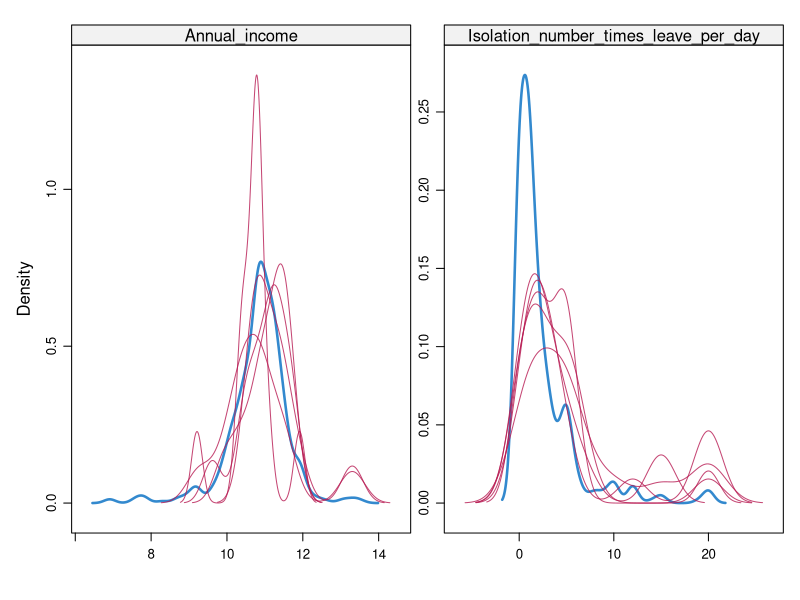

R code for this plot:
## ---- chunk 1
knitr::opts_chunk$set(echo = TRUE)

library(tidyverse)
library(stringr)
library(mice)

timeone <- read_csv("Sheet 1-Table 1-1.csv")
## ---- chunk 2
# State Variable 
timeone_clean <- timeone %>% 
  mutate(State = tolower(State)) %>% 
  mutate(State = recode(State, 
                           "alabama" = "AL",
                           "alaska" = "AK",
                           "arizona" = "AZ",
                           "arkansas" = "AR",
                           "california" = "CA",
                           "colorado" = "CO",
                           "connecticut" = "CT",
                           "delaware" = "DE",
                           "district Of Columbia" = "DC",
                           "florida" = "FL",
                           "georgia" = "GA",
                           "hawaii" = "HI",
                           "idaho" = "ID",
                           "illinois" = "IL",
                           "indiana" = "IN", 
                           "iowa" = "IA",
                           "kansas" = "KS",
                           "kentucky" = "KY",
                           "louisiana" = "LA", 
                           "maine" = "ME",
                           "maryland" = "MD",
                           "massachusetts" = "MA",
                           "michigan" = "MI",
                           "minnesota" = "MN",
                           "mississippi" = "MS",
                           "missouri" = "MO",
                           "montana" = "MT",
                           "nebraska" = "NE",
                           "nevada" = "NV",
                           "new hampshire" = "NH",
                           "new jersey" = "NJ",
                           "new mexico" = "NM",
                           "new york" = "NY",
                           "north carolina" = "NC",
                           "north dakota" = "ND",
                           "ohio" = "OH",
                           "oklahoma" = "OK",
                           "oregon" = "OR",
                           "pennsylvania" = "PA",
                           "rhode island" = "RI",
                           "south carolina" = "SC",
                           "south dakota" = "SD",
                           "tennessee" = "TN",
                           "texas" = "TX",
                           "utah" = "UT",
                           "vermont" = "VT",
                           "virginia" = "VA",
                           "washington" = "WA",
                           "west virginia" = "WV",
                           "wisconsin" = "WI",
                           "wyoming" = "WY")) %>% 
  mutate(State = tolower(State)) %>% 
  # get list of typos to adjust here
  #filter(nchar(State) > 2) %>% 
  #filter(State != "usa") %>% 
  mutate(State = recode(State,  "penssylvania" =  "PA", 
                                "pennyslavania" = "PA",  
                                "pensynlvannia" = "PA",  
                                "north corilon" = "NC", 
                                "taxas" = "TX", 
                                "newjersey" = "NJ", 
                                "oklahamo" = "OK", 
                                "new y ork" = "NY", 
                                "lousiana" = "LA",  
                                "colampya" = "None", 
                                "america" = "usa", 
                                "oregan" = "OR", 
                                "maxcico" = "None", 
                                "ckoforin" = "NY",  
                                "united states" = "usa")) %>% 
  mutate(State = toupper(State)) %>% 
   mutate(State = str_replace(State, ".*TODAY.*", "NONE"))
  
## ---- chunk 3
# Overwrite w Occupation Variable 

timeone_clean <- read_csv("timeone_clean_20201209.csv")

# Tidy Data  

timeone_clean <- timeone_clean %>% 
  mutate(Religion = case_when(Religion_Protestant == 1 ~ "Protestant", 
                              Religion_Roman_Catholic == 1 ~ "Roman Catholic", 
                              Religion_Mormon == 1 ~ "Mormon", 
                              Religion_Jewish == 1 ~ "Jewish", 
                              Religion_Agnostic == 1 ~ "Agnostic", 
                              Religion_Atheist == 1 ~ "Atheist", 
                              Religion_Buddhist == 1 ~ "Buddhist", 
                              Religion_Hindu == 1 ~ "Hindu", 
                              Religion_Nothing_in_particular == 1 ~ "Nothing in Particular", 
                              Religion_Something_else == 1 ~ "Something Else")) %>% 
  dplyr::select(-(Religion_Protestant:Religion_12_describe), -City, -Country, -Meds_2_describe, -Illnesses_2_describe)

#write_csv(timeone_clean, "timeone_clean.csv")

## ---- chunk 4
#time_1 <- read_csv("Sheet 1-Table 1-1.csv")
timeone_clean <- timeone_clean %>%
  # filter(is.na(General_Health_Questionnaire_Negative_Total)==FALSE) %>%
  # filter(is.na(Age)==FALSE) %>%
  # filter(is.na(Gender)==FALSE) %>%
  # filter(is.na(Education)==FALSE) %>%
  # filter(is.na(Intolerance_of_Uncertainty_Total)==FALSE) %>%
  # filter(is.na(FFMQtotal)==FALSE) %>%
  # filter(is.na(Patient_Health_Questionnaire_Total)==FALSE) %>%
  # filter(is.na(Illnesses)==FALSE) %>%
  # filter(is.na(Perceived_Vulnerability_to_Disease_Total)==FALSE) %>%
  # filter(is.na(Perceived_susceptibility_COVID)==FALSE) %>%
  # filter(is.na(Annual_income)==FALSE) %>%
  mutate(Employment_status_After_COVID = replace(Employment_status_After_COVID, Employment_status_After_COVID %in% c(4, 5, 6, 7), "unemployed")) %>%
  mutate(Employment_status_After_COVID = replace(Employment_status_After_COVID, Employment_status_After_COVID %in% c(1,2), "parttime")) %>%
  mutate(Employment_status_After_COVID = replace(Employment_status_After_COVID, Employment_status_After_COVID == 3, "fulltime")) %>%
  mutate(Employment_status_After_COVID = replace(Employment_status_After_COVID, Employment_status_After_COVID == "unemployed", 0)) %>%
  mutate(Employment_status_After_COVID = replace(Employment_status_After_COVID, Employment_status_After_COVID == "parttime", 1)) %>%
  mutate(Employment_status_After_COVID = replace(Employment_status_After_COVID, Employment_status_After_COVID == "fulltime", 2)) %>%
  mutate(Annual_income = log(Annual_income)) %>%
  mutate(Marital_status = replace(Marital_status, Marital_status %in% c(1, 5, 6), 0)) %>%
  mutate(Marital_status = replace(Marital_status, Marital_status %in% c(2, 3, 4), 1)) %>%
  mutate(Illnesses = replace(Illnesses, Illnesses == 1, 0)) %>%
  mutate(Illnesses = replace(Illnesses, Illnesses == 2, 1)) %>%
  mutate(Gender = replace(Gender, Gender == 1, 0)) %>%
  mutate(Gender = replace(Gender, Gender == 2, 1)) %>%
  mutate(Isolation_yesorno = replace(Isolation_yesorno, Isolation_yesorno == 1, 0)) %>%
  mutate(Isolation_yesorno = replace(Isolation_yesorno, Isolation_yesorno == 2, 1))
## ---- chunk 5
# 1. Remove variables that we won't use:  
timeone_clean <- timeone_clean %>% 
  dplyr::select(-Occupation, -`ID_case#`, -`Date`)

# 2. Find the total NA's per variable: 
# varsNA <- as.data.frame(sapply(timeone_clean, function(x) sum(is.na(x))))
# 
# # 3. Extra data cleaning before multiple imputation: 
# 
# # Isolate a small df of all the vars with NA's 
# colnames(varsNA)[1] <- "NAs"
# varsNA <- varsNA %>% 
#   filter(NAs != 0)

# Clean all the vars with NA's (the ones that we won't imputate)
timeone_clean <- timeone_clean %>% 
  mutate(`SOC Category` = replace_na(`SOC Category`, "Unknown"), 
         State = replace_na(State, "Unknown"),  
         State = recode(State, "USA" = "Unknown"), 
         State = recode(State, "NONE" = "Unknown"),
         State = recode(State, "US" = "Unknown"), 
         State = recode(State, "GE" = "GA"),
         State = recode(State, "NEW  YORK" = "NY"), 
         State = recode(State, "34" = "Unknown"),
         Isolation_number_of_days = replace_na(Isolation_number_of_days, 0),  
         Religion = replace_na(Religion, "Unknown")) 

colnames(timeone_clean)[3] <- "SOC_Category"

timeone_clean <- timeone_clean %>% 
  mutate(State_dummy =  recode(State, 
                           "AL" = 1,
                           "AK" = 2,
                           "AZ" = 3,
                           "AR" = 4,
                           "CA" = 5,
                           "CO" = 6,
                           "CT" = 7,
                           "DE" = 8,
                           "DC" = 9,
                           "FL" = 10,
                           "GA" = 11,
                           "HI" = 12,
                           "ID" = 13,
                           "IL" = 14,
                           "IN" = 15, 
                           "IA" = 16,
                           "KS" = 17,
                           "KY" = 18,
                           "LA" = 19, 
                           "ME" = 20,
                           "MD" = 21,
                           "MA" = 22,
                           "MI" = 23,
                           "MN" = 24,
                           "MS" = 25,
                           "MO" = 26,
                           "MT" = 27,
                           "NE" = 28,
                           "NV" = 29,
                           "NH" = 30,
                           "NJ" = 31,
                           "NM" = 32,
                           "NY" = 33,
                           "NC" = 34,
                           "ND" = 35,
                           "OH" = 36,
                           "OK" = 37,
                           "OR" = 38,
                           "PA" = 39,
                           "RI" = 40,
                           "SC" = 41,
                           "SD" = 42,
                           "TN" = 43,
                           "TX" = 44,
                           "UT" = 45,
                           "VT" = 46,
                           "VA" = 47,
                           "WA" = 48,
                           "WV" = 49,
                           "WI" = 50,
                           "WY" = 51,
                           "Unknown" = 0),
         Religion_dummy = recode(Religion, 
                           "Protestant" = 1, 
                           "Roman Catholic" = 2,  
                           "Hindu" = 3, 
                           "Buddhist" = 4, 
                           "Mormon" = 5,  
                           "Jewish" = 6, 
                           "Agnostic" = 7, 
                           "Atheist" = 8, 
                           "Nothing in Particular" = 9, 
                           "Something Else" = 10, 
                           "Unknown" = 0
                           ),
         SOC_Category_dummy = recode(SOC_Category, 
                              "Management Occupations" = 1, 
                              "Business and Financial Operations Occupations" = 2, 
                              "Computer and Mathematical Occupations" = 3, 
                              "Architecture and Engineering Occupations" = 4, 
                              "Life, Physical, and Social Science Occupations" = 5, 
                              "Community and Social Service Occupations" = 6, 
                              "Legal Occupations" = 7, 
                              "Educational Instruction and Library Occupations" = 8, 
                              "Arts, Design, Entertainment, Sports, and Media Occupations" = 9,
                              "Healthcare Practitioners and Technical Occupations" = 10, 
                              "Healthcare Support Occupations" = 11, 
                              "Protective Service Occupations" = 12, 
                              "Food Preparation and Serving Related Occupations" = 13,  
                              "Building and Grounds Cleaning and Maintenance Occupations" = 14, 
                              "Personal Care and Service Occupations" = 15, 
                              "Sales and Related Occupations" = 16, 
                              "Office and Administrative Support Occupations" = 17, 
                              "Farming, Fishing, and Forestry Occupations" = 18, 
                              "Construction and Extraction Occupations" = 19, 
                              "Installation, Maintenance, and Repair Occupations" = 20, 
                              "Production Occupations" = 21, 
                              "Transportation and Material Moving Occupations" = 22, 
                              "Military Specific Occupations" = 23,  
                              "Unknown" = 0))
# ) %>% 
  # dplyr::select(-SOC_Category, -State, -Religion)
## ---- chunk 6
# 4. Imputate Age, Annual_income, Illnesses, Meds, Isolation_number_times_leave_per_day, Perceived_susceptibility_COVID: 
imputated_timeone <- mice(timeone_clean, m = 5, meth ='pmm', seed = 84735)
# summary(imputated_timeone)

p1 <- densityplot(imputated_timeone) # i think this is good? probably needs reviewing

complete_timeone <- complete(imputated_timeone, 1)

write_csv(complete_timeone, "timeone_clean.csv")
